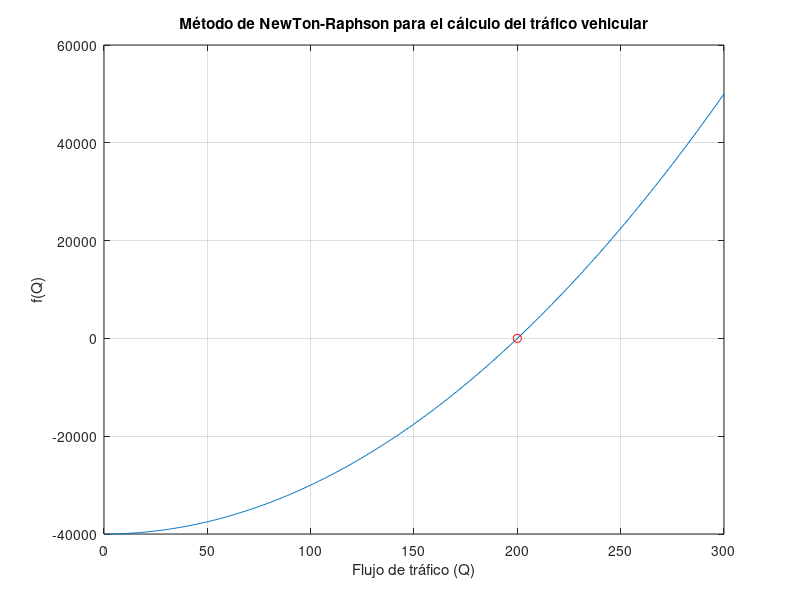

Write the MATLAB code that produced this figure.
C = 40000;
Q0 = 100;
tolerancia = 1e-6;
maxIter = 100;
iter = 0;
Q = Q0;
iterValues = Q;

while true
    Qnext = Q - (Q^2 - C) / (2*Q);
    iter = iter + 1;
    
    if abs(Qnext - Q) < tolerancia
        iterValues = [iterValues, Qnext]; % Almacena el valor actual de Q
        break;
    end
    
    Q = Qnext;
    iterValues = [iterValues, Qnext]; % Almacena el valor actual de Q
    
    if iter > maxIter
        disp('Se excedió el número máximo de iteraciones');
        break;
    end
end

disp(['La raíz encontrada es: ', num2str(Q)]);
disp(['Número de iteraciones: ', num2str(iter)]);

f = @(Q) Q.^2 - C;
Q_vals = linspace(0, 300, 400);
plot(Q_vals, f(Q_vals));
hold on;
plot (Q, f(Q), 'ro');
xlabel('Flujo de tráfico (Q)');
ylabel('f(Q)');
title('Método de NewTon-Raphson para el cálculo del tráfico vehicular');
grid on;
